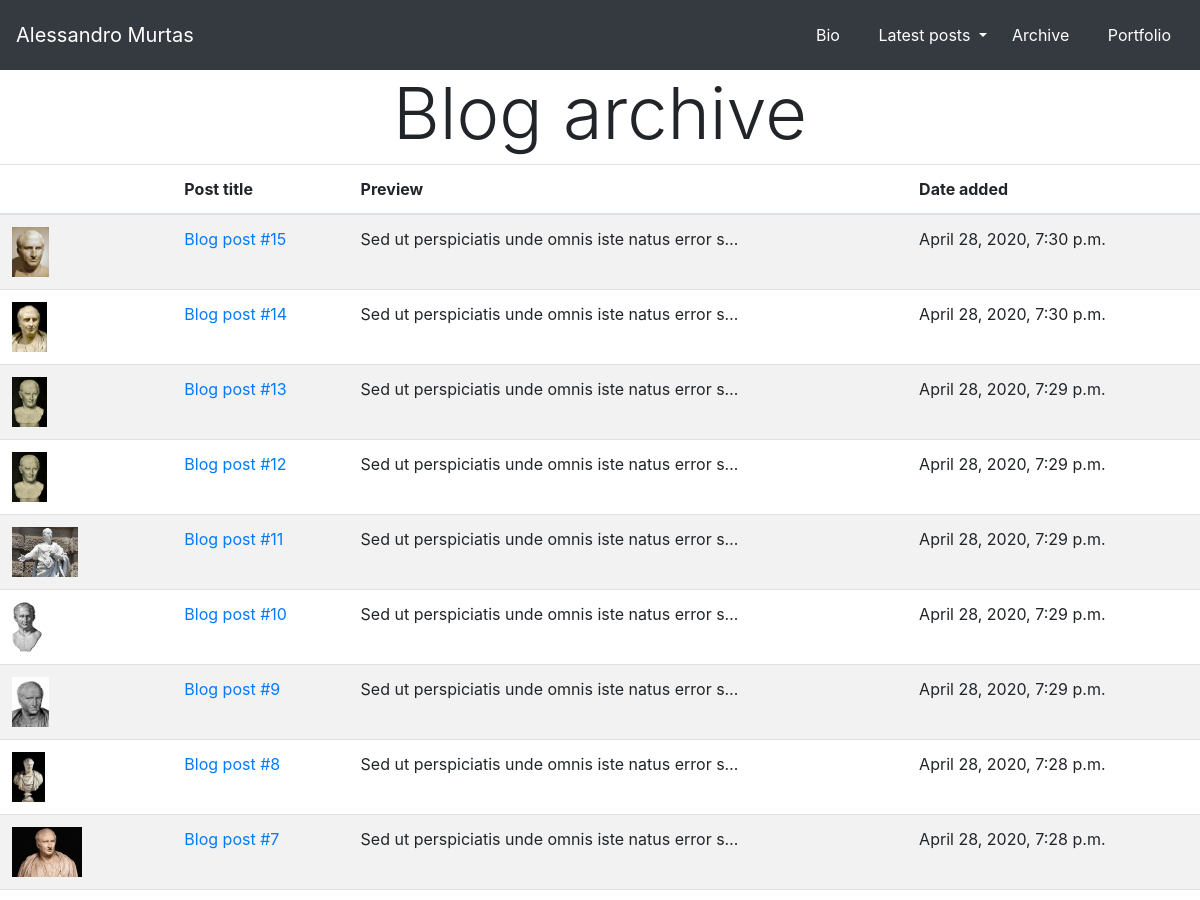
Page /blog/archive (upper part) on the earlier database version.
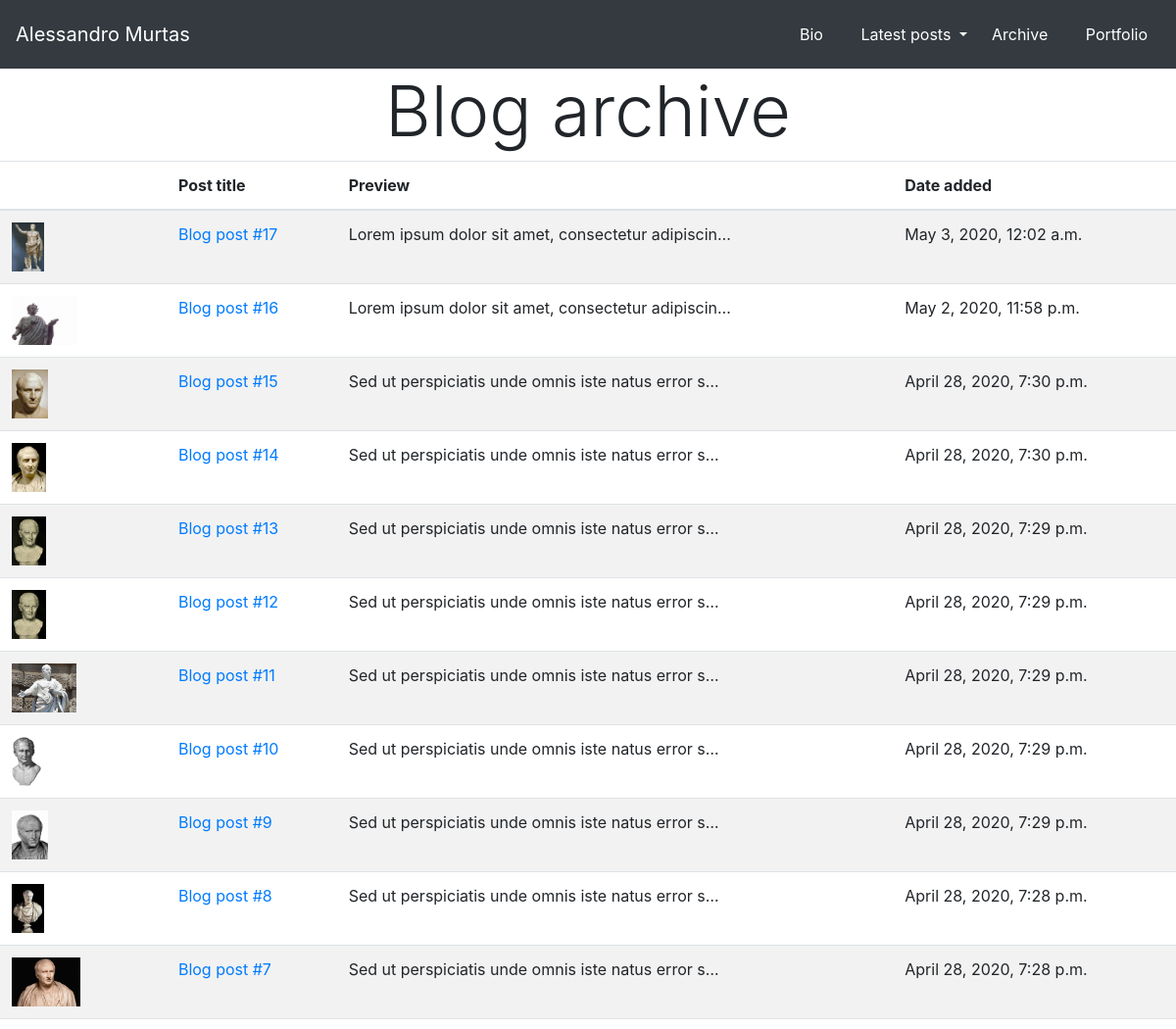
Same page on the later database version.
### blog/models.py (models this page shows)
class Blog_post(models.Model):
    title = models.CharField(max_length=50)
    text = models.TextField()
    date = models.DateTimeField(default=datetime.datetime.now(), blank=True)
    image = models.ImageField(blank=True, upload_to="portfolio/images")

### blog/views.py (the view)
# urls.py: path("archive", views.blog_archive, name="blog_archive"),
def blog_archive(request):
    posts = Blog_post.objects.order_by("-date")
    dropdownPosts = Blog_post.objects.order_by("-date")[:5]
    return render(request, "blog/blog_archive.html", {"posts": posts, "dropdownPosts": dropdownPosts})

### blog/templates/blog/blog_archive.html (shortened to what this page needs)
{% extends 'blog/blog_base.html' %}
{% block content %}
                    </div>
                    <a href="{% url 'blog:blog_archive' %}" class="btn text-white" role="button">Archive</a>
                </div>
                <a href="{% url 'home' %}" class="btn text-white" role="button">Portfolio</a>
            </div>
        </nav>
        <h2 class="display-3 text-center">Blog archive</h2>
        <table class="table table-responsive-sm table-hover table-striped">
            <thead class="thead-secondary">
                <th>
                </th>
                <th>
                    Post title
                </th>
                <th>
                    Preview
                </th>
                <th>
                    Date added
                </th>
            </thead>
            <tbody>
                {% for post in posts %}
                <tr>
                    <td>
                        <img src="{{ post.image.url }}" class="img-fluid" id="archive">
                    </td>
                    <td><a href="{% url 'blog:post' post.id %}">{{ post.title }}</a></td>
                    <td>{{ post.text|truncatechars:50 }}</td>
                    <td>{{ post.date }}</td>
                </tr>
                {% endfor %}
            </tbody>
        </table>
{% endblock %}

Differences in the rows shown:
added Blog_post: image (picture), title "Blog post #17", text "Lorem ipsum dolor sit amet, consectetur adipiscin…", date "May 3, 2020, 12:02 a.m."
added Blog_post: image (picture), title "Blog post #16", text "Lorem ipsum dolor sit amet, consectetur adipiscin…", date "May 2, 2020, 11:58 p.m."
